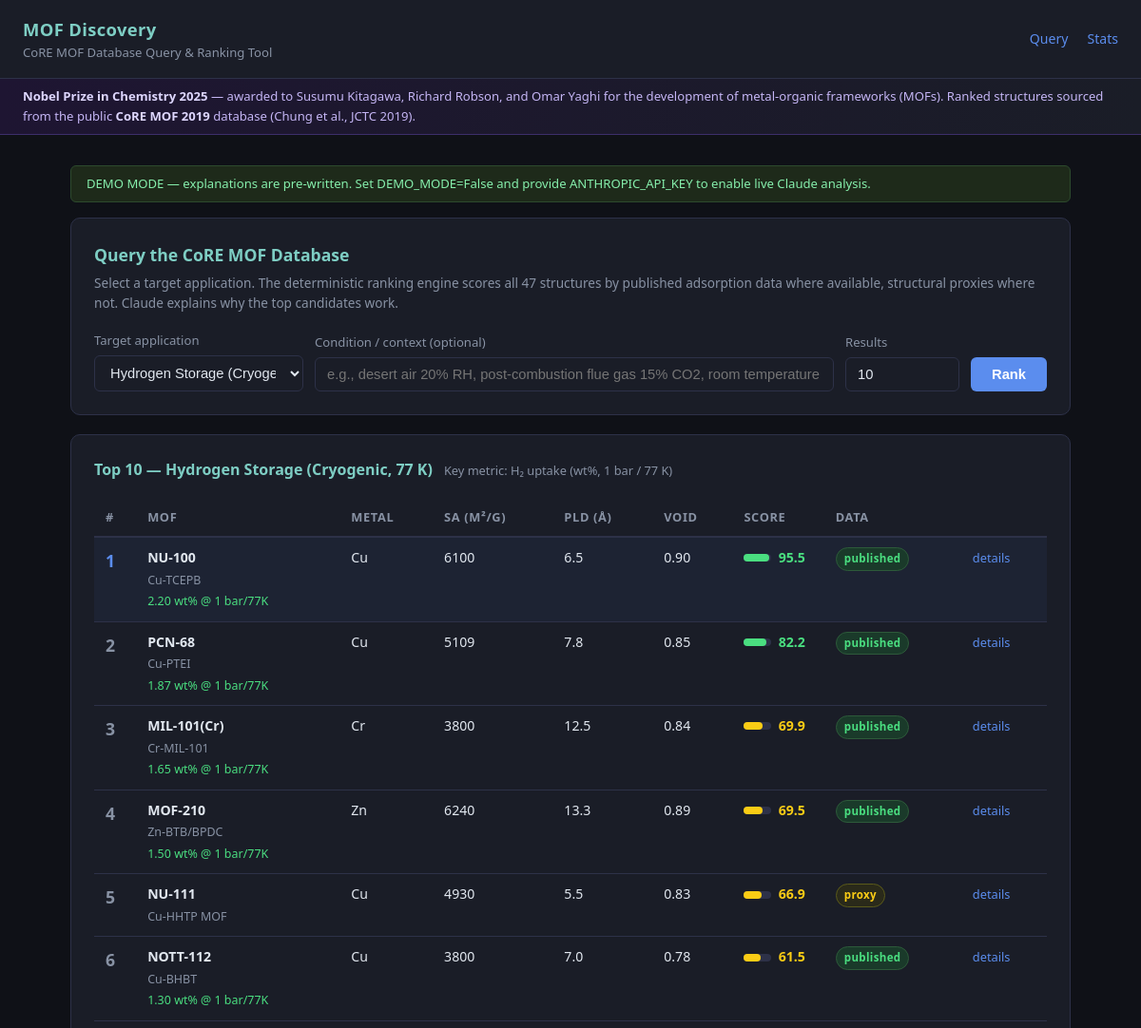
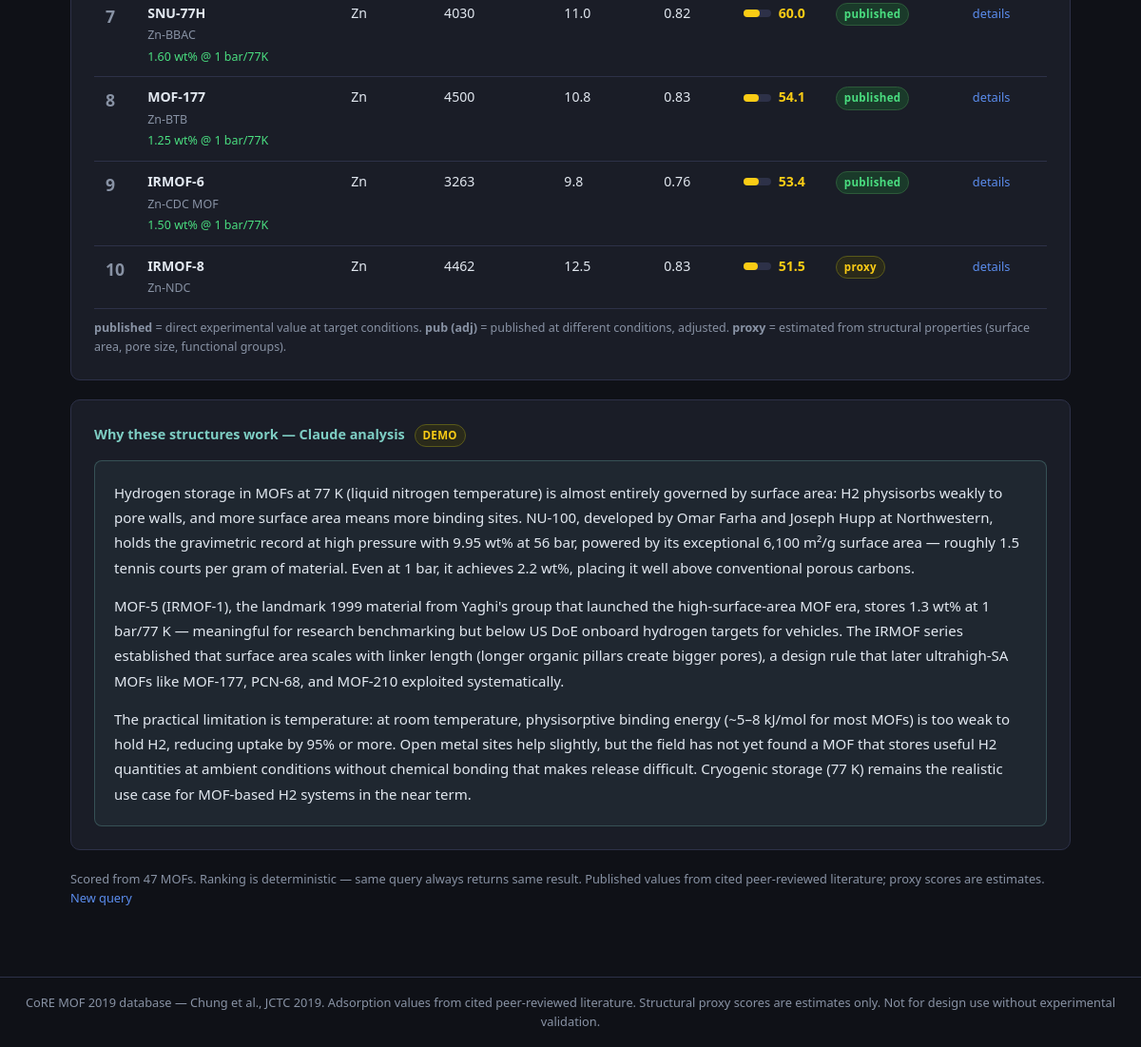
/?use_case=h2_storage&top_k=10, run on the app's committed database (2 pictures, top to bottom).
### models.py (models this page shows, shortened)
class Base(DeclarativeBase):
    pass

class MOFStructure(Base):
    __tablename__ = "mof_structures"
    id = Column(Integer, primary_key=True)
    name = Column(String, unique=True, nullable=False)
    common_name = Column(String)
    formula = Column(String)
    topology = Column(String)
    metal_node = Column(String)
    linker = Column(String)
    pore_limiting_diameter_A = Column(Float)    # PLD, Angstroms
    largest_cavity_diameter_A = Column(Float)   # LCD, Angstroms
    void_fraction = Column(Float)               # 0-1
    surface_area_m2_g = Column(Float)           # gravimetric BET m²/g
    surface_area_m2_cm3 = Column(Float)         # volumetric m²/cm³
    density_g_cm3 = Column(Float)
    has_open_metal_sites = Column(Boolean, default=False)
    functional_groups = Column(String)          # comma-separated: "-OH,-NH2"
    water_stability = Column(String)            # "low" | "moderate" | "high"
    water_uptake_g_g_20rh = Column(Float)       # g/g at 20% RH, ~25°C
    water_uptake_g_g_40rh = Column(Float)       # g/g at 40% RH, ~25°C
    co2_uptake_mmol_g_015bar = Column(Float)    # mmol/g at 0.15 bar, 298 K
    co2_uptake_mmol_g_1bar = Column(Float)      # mmol/g at 1 bar, 298 K
    co2_n2_selectivity = Column(Float)          # IAST CO2/N2 selectivity
    ch4_uptake_cm3_cm3_35bar = Column(Float)    # cm³(STP)/cm³ at 35 bar, 298 K
    ch4_uptake_cc_g_35bar = Column(Float)       # cm³(STP)/g at 35 bar, 298 K
    h2_uptake_wt_1bar_77k = Column(Float)       # wt% at 1 bar, 77 K
    h2_uptake_wt_100bar_77k = Column(Float)     # wt% at 100 bar, 77 K
    key_paper = Column(String)
    core_mof_id = Column(String)
    notes = Column(Text)

### main.py (the view)
@app.get("/", response_class=HTMLResponse)
async def index(
    request: Request,
    use_case: str | None = Query(default=None),
    context: str | None = Query(default=None),
    top_k: int = Query(default=TOP_K_DEFAULT, ge=3, le=50),
    db: Session = Depends(get_db),
):
    results = None
    explanation = None
    selected_use_case = None
    error = None
    if use_case:
        try:
            selected_use_case = UseCase(use_case)
        except ValueError:
            error = f"Unknown use case: {use_case}"
        if selected_use_case:
            mofs = _get_all_mofs(db)
            results = rank(mofs, selected_use_case, top_k=top_k)
            explanation = explain(selected_use_case, context or "", results)
    total_mofs = db.execute(select(func.count()).select_from(MOFStructure)).scalar() or 0
    return templates.TemplateResponse(request, "index.html", {
        "use_cases": {uc.value: USE_CASE_LABELS[uc] for uc in UseCase},
        "use_case_descriptions": {uc.value: USE_CASE_DESCRIPTIONS[uc] for uc in UseCase},
        "key_metrics": {uc.value: USE_CASE_KEY_METRIC[uc] for uc in UseCase},
        "selected_use_case": selected_use_case.value if selected_use_case else None,
        "context": context or "",
        "top_k": top_k,
        "results": results,
        "explanation": explanation,
        "error": error,
        "total_mofs": total_mofs,
        "demo_mode": DEMO_MODE,
    })

### templates/index.html (shortened to what this page needs)
{% extends "base.html" %}
{% block content %}
{% if demo_mode %}
<div class="demo-banner">DEMO MODE — explanations are pre-written. Set DEMO_MODE=False and provide ANTHROPIC_API_KEY to enable live Claude analysis.</div>
{% endif %}
<div class="card">
  <h2 style="font-size:1.1rem;font-weight:700;color:var(--accent2);margin-bottom:4px;">Query the CoRE MOF Database</h2>
  <p style="font-size:0.85rem;color:var(--muted);margin-bottom:18px;">
    Select a target application. The deterministic ranking engine scores all {{ total_mofs }} structures
    by published adsorption data where available, structural proxies where not.
    Claude explains why the top candidates work.
  </p>
  <form method="get" action="/">
    <div class="form-row">
      <div>
        <label for="use_case">Target application</label>
        <select name="use_case" id="use_case" required>
          {% for uc_val, uc_label in use_cases.items() %}
          <option value="{{ uc_val }}" {% if selected_use_case == uc_val %}selected{% endif %}>{{ uc_label }}</option>
          {% endfor %}
        </select>
      </div>
      <div>
        <label for="context">Condition / context (optional)</label>
        <input type="text" name="context" id="context" value="{{ context }}"
               placeholder="e.g., desert air 20% RH, post-combustion flue gas 15% CO2, room temperature" />
      </div>
      <div>
        <label for="top_k">Results</label>
        <input type="number" name="top_k" id="top_k" value="{{ top_k }}" min="3" max="50" />
      </div>
      <div>
        <button type="submit" class="btn">Rank</button>
      </div>
    </div>
  </form>
</div>
{% if results %}
<div class="card" style="margin-top:0;">
  <div style="display:flex;align-items:baseline;gap:12px;margin-bottom:16px;flex-wrap:wrap;">
    <h2 style="font-size:1rem;font-weight:700;color:var(--accent2);">
      Top {{ results|length }} — {{ use_cases[selected_use_case] }}
    </h2>
    <span style="font-size:0.8rem;color:var(--muted);">Key metric: {{ key_metrics[selected_use_case] }}</span>
  </div>
  <table>
    <thead>
      <tr>
        <th style="width:36px;">#</th>
        <th>MOF</th>
        <th>Metal</th>
        <th>SA (m²/g)</th>
        <th>PLD (Å)</th>
        <th>Void</th>
        <th>Score</th>
        <th>Data</th>
        <th></th>
      </tr>
    </thead>
    <tbody>
    {% for m in results %}
    <tr class="{% if loop.index == 1 %}rank-1{% endif %}">
      <td><span class="rank-num">{{ loop.index }}</span></td>
      <td>
        <strong>{{ m.name }}</strong>
        {% if m.common_name %}<br><span style="font-size:0.78rem;color:var(--muted);">{{ m.common_name }}</span>{% endif %}
        {% if m.water_uptake_g_g_20rh and selected_use_case == 'water_harvesting' %}
        <br><span style="font-size:0.78rem;color:var(--green);">{{ "%.2f"|format(m.water_uptake_g_g_20rh) }} g/g @ 20% RH</span>
        {% elif m.co2_uptake_mmol_g_015bar and selected_use_case == 'co2_capture' %}
        <br><span style="font-size:0.78rem;color:var(--green);">{{ "%.1f"|format(m.co2_uptake_mmol_g_015bar) }} mmol/g @ 0.15 bar</span>
        {% elif m.h2_uptake_wt_1bar_77k and selected_use_case == 'h2_storage' %}
        <br><span style="font-size:0.78rem;color:var(--green);">{{ "%.2f"|format(m.h2_uptake_wt_1bar_77k) }} wt% @ 1 bar/77K</span>
        {% elif m.ch4_uptake_cm3_cm3_35bar and selected_use_case == 'ch4_storage' %}
        <br><span style="font-size:0.78rem;color:var(--green);">{{ m.ch4_uptake_cm3_cm3_35bar|int }} cm³/cm³ @ 35 bar</span>
        {% endif %}
      </td>
      <td>{{ m.metal_node or '—' }}</td>
      <td>{{ m.surface_area_m2_g|int if m.surface_area_m2_g else '—' }}</td>
      <td>{{ "%.1f"|format(m.pore_limiting_diameter_A) if m.pore_limiting_diameter_A else '—' }}</td>
      <td>{{ "%.2f"|format(m.void_fraction) if m.void_fraction else '—' }}</td>
      <td>
        <div class="score-bar-wrap">
          <div class="score-bar">
            <div class="score-bar-fill" style="width:{{ m.score }}%;background:{% if m.score >= 70 %}var(--green){% elif m.score >= 45 %}var(--yellow){% else %}var(--red){% endif %};"></div>
          </div>
          <span class="score-num" style="color:{% if m.score >= 70 %}var(--green){% elif m.score >= 45 %}var(--yellow){% else %}var(--red){% endif %};">{{ m.score }}</span>
        </div>
      </td>
      <td>
        {% if m.data_source == 'published' %}
        <span class="badge badge-pub">published</span>
        {% elif m.data_source == 'published_40rh' or m.data_source == 'published_1bar' or m.data_source == 'published_gravimetric' %}
        <span class="badge badge-proxy40">pub (adj)</span>
        {% else %}
        <span class="badge badge-proxy">proxy</span>
        {% endif %}
      </td>
      <td><a href="/mof/{{ m.name | urlencode }}" style="font-size:0.8rem;">details</a></td>
    </tr>
    {% endfor %}
    </tbody>
  </table>
  <div style="margin-top:10px;font-size:0.78rem;color:var(--muted);">
    <strong>published</strong> = direct experimental value at target conditions.
    <strong>pub (adj)</strong> = published at different conditions, adjusted.
    <strong>proxy</strong> = estimated from structural properties (surface area, pore size, functional groups).
  </div>
</div>
{% if explanation %}
<div class="card">
  <h3 style="font-size:0.9rem;font-weight:700;color:var(--accent2);margin-bottom:14px;">
    Why these structures work — Claude analysis
    {% if demo_mode %}<span class="badge badge-proxy" style="margin-left:6px;">DEMO</span>{% endif %}
  </h3>
  <div class="explanation-box">
    {% for para in explanation.split('\n\n') %}
    <p>{{ para }}</p>
    {% endfor %}
  </div>
</div>
{% endif %}
<div style="font-size:0.8rem;color:var(--muted);margin-top:4px;">
  Scored from {{ total_mofs }} MOFs. Ranking is deterministic — same query always returns same result.
  Published values from cited peer-reviewed literature; proxy scores are estimates.
  <a href="/">New query</a>
</div>
{% endif %}
{% endblock %}

### templates/base.html (style rules this page uses)
:root { --bg: #0f1117; --surface: #1a1d27; --border: #2d3148; --accent: #5b8dee; --accent2: #7ecec4; --text: #e2e8f0; --muted: #8892a4; --green: #4ade80; --yellow: #facc15; --red: #f87171; }
* { box-sizing: border-box; margin: 0; padding: 0; }
body { background: var(--bg); color: var(--text); font-family: 'Segoe UI', system-ui, sans-serif; font-size: 15px; line-height: 1.6; }
a { color: var(--accent); text-decoration: none; }
.demo-banner { background: #1e2a1a; border: 1px solid #2d4a2d; color: #86efac; padding: 8px 16px; border-radius: 6px; font-size: 0.82rem; margin-bottom: 16px; }
.card { background: var(--surface); border: 1px solid var(--border); border-radius: 10px; padding: 24px; margin-bottom: 20px; }
.badge { display: inline-block; font-size: 0.72rem; padding: 2px 8px; border-radius: 99px; font-weight: 600; letter-spacing: 0.03em; }
.badge-pub { background: #1a3a2a; color: #4ade80; border: 1px solid #2d5a3a; }
.badge-proxy { background: #2a2a1a; color: #facc15; border: 1px solid #5a5a1a; }
.score-bar-wrap { display: flex; align-items: center; gap: 8px; }
.score-bar { height: 8px; background: var(--border); border-radius: 4px; flex: 1; max-width: 100px; }
.score-bar-fill { height: 8px; border-radius: 4px; }
.score-num { font-size: 0.88rem; font-weight: 700; min-width: 36px; }
table { width: 100%; border-collapse: collapse; font-size: 0.88rem; }
th { text-align: left; padding: 10px 12px; color: var(--muted); font-weight: 600; border-bottom: 2px solid var(--border); font-size: 0.8rem; text-transform: uppercase; letter-spacing: 0.05em; }
td { padding: 10px 12px; border-bottom: 1px solid var(--border); vertical-align: top; }
tr.rank-1 td { background: rgba(91,141,238,0.06); }
.rank-num { font-size: 1.1rem; font-weight: 700; color: var(--muted); }
.rank-1 .rank-num { color: var(--accent); }
.explanation-box { background: rgba(126,206,196,0.06); border: 1px solid rgba(126,206,196,0.25); border-radius: 8px; padding: 20px; line-height: 1.75; }
.explanation-box p { margin-bottom: 14px; }
.explanation-box p:last-child { margin-bottom: 0; }
select, input[type=text], input[type=number] { background: var(--surface); border: 1px solid var(--border); color: var(--text); padding: 9px 12px; border-radius: 6px; font-size: 0.92rem; width: 100%; }
.btn { display: inline-block; background: var(--accent); color: #fff; padding: 10px 22px; border-radius: 6px; font-weight: 600; border: none; cursor: pointer; font-size: 0.92rem; transition: background 0.15s; }
label { display: block; font-size: 0.82rem; color: var(--muted); margin-bottom: 5px; font-weight: 500; }
.form-row { display: grid; grid-template-columns: 220px 1fr 120px auto; gap: 12px; align-items: end; }

### data on the page
MOFStructure: name "NU-100", common_name "Cu-TCEPB", h2_uptake_wt_1bar_77k "2.20", metal_node "Cu", surface_area_m2_g "6100", pore_limiting_diameter_A "6.5", void_fraction "0.90", score "95.5", shows "published"
MOFStructure: name "PCN-68", common_name "Cu-PTEI", h2_uptake_wt_1bar_77k "1.87", metal_node "Cu", surface_area_m2_g "5109", pore_limiting_diameter_A "7.8", void_fraction "0.85", score "82.2", shows "published"
MOFStructure: name "MIL-101(Cr)", common_name "Cr-MIL-101", h2_uptake_wt_1bar_77k "1.65", metal_node "Cr", surface_area_m2_g "3800", pore_limiting_diameter_A "12.5", void_fraction "0.84", score "69.9", shows "published"
MOFStructure: name "MOF-210", common_name "Zn-BTB/BPDC", h2_uptake_wt_1bar_77k "1.50", metal_node "Zn", surface_area_m2_g "6240", pore_limiting_diameter_A "13.3", void_fraction "0.89", score "69.5", shows "published"
MOFStructure: name "NU-111", common_name "Cu-HHTP MOF", metal_node "Cu", surface_area_m2_g "4930", pore_limiting_diameter_A "5.5", void_fraction "0.83", score "66.9", shows "proxy"
MOFStructure: name "NOTT-112", common_name "Cu-BHBT", h2_uptake_wt_1bar_77k "1.30", metal_node "Cu", surface_area_m2_g "3800", pore_limiting_diameter_A "7.0", void_fraction "0.78", score "61.5", shows "published"
MOFStructure: name "SNU-77H", common_name "Zn-BBAC", h2_uptake_wt_1bar_77k "1.60", metal_node "Zn", surface_area_m2_g "4030", pore_limiting_diameter_A "11.0", void_fraction "0.82", score "60.0", shows "published"
MOFStructure: name "MOF-177", common_name "Zn-BTB", h2_uptake_wt_1bar_77k "1.25", metal_node "Zn", surface_area_m2_g "4500", pore_limiting_diameter_A "10.8", void_fraction "0.83", score "54.1", shows "published"
MOFStructure: name "IRMOF-6", common_name "Zn-CDC MOF", h2_uptake_wt_1bar_77k "1.50", metal_node "Zn", surface_area_m2_g "3263", pore_limiting_diameter_A "9.8", void_fraction "0.76", score "53.4", shows "published"
MOFStructure: name "IRMOF-8", common_name "Zn-NDC", metal_node "Zn", surface_area_m2_g "4462", pore_limiting_diameter_A "12.5", void_fraction "0.83", score "51.5", shows "proxy"

### other printed values
{{ total_mofs }} "47"
{{ results|length }} "10"
{{ use_cases[selected_use_case] }} "Hydrogen Storage (Cryogenic, 77 K)"
{{ key_metrics[selected_use_case] }} "H₂ uptake (wt%, 1 bar / 77 K)"
form field use_case "Hydrogen Storage (Cryogenic, 77 K)"
